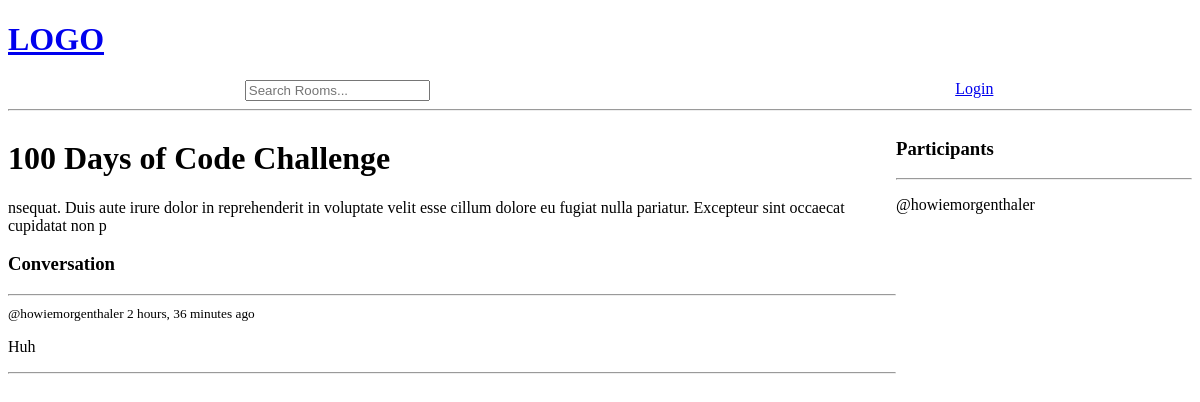
The app's page /room/2 with its own data.
### base/models.py (models this page shows, shortened)
class Room(models.Model):
    host = models.ForeignKey(User, on_delete=models.SET_NULL, null=True)
    topic = models.ForeignKey(Topic, on_delete=models.SET_NULL, null=True)
    name = models.CharField(max_length=200)
    description = models.TextField(null=True, blank=True)
    participants = models.ManyToManyField(User, related_name='participants', blank=True)
    updated = models.DateTimeField(auto_now=True)
    created = models.DateTimeField(auto_now_add=True)
    class Meta:
        ordering = ['-updated', '-created']

class Message(models.Model):
    user = models.ForeignKey(User, on_delete=models.CASCADE)
    room = models.ForeignKey(Room, on_delete=models.CASCADE)
    body = models.TextField()
    updated = models.DateTimeField(auto_now=True)
    created = models.DateTimeField(auto_now_add=True)
    class Meta:
        ordering = ['-updated', '-created']

### base/views.py (the view, shortened to what this page needs)
# urls.py: path('room/<int:pk>', views.room,name="room"),
def room(request,pk):
    room = Room.objects.get(id=pk)
    room_messages = room.message_set.all()
    participants = room.participants.all()
    context = {'room': room, 'room_messages': room_messages, 'participants': participants}
    return render(request,'base/room.html', context)

### base/templates/base/room.html (shortened to what this page needs)
{% extends 'main.html' %}
{% load static %}
{% block content%}
<div class="room-container">
    <div>
        <h1>{{room.name}}</h1>
        <p>{{room.description}}</p>
        <div class="comment-wrapper">
            <h3>Conversation</h3>
            <hr>
            {% for message in room_messages %}
            <div>
                <small>@{{message.user}} {{message.created|timesince}} ago</small>
                <p>{{message.body}}</p>
                <hr>
            </div>
            {% endfor %}
        </div>
    </div>
    <div>
        <h3>Participants</h3>
        <hr>
        {% for user in participants%}
            <div>
               <p>@{{user.username}}</p>
            </div>
        {% endfor %}
    </div>
</div>
{% endblock content %}

### base/static/css/homeStyle.css (style rules this page uses)
.room-container { display: grid; grid-template-columns: 3fr 1fr; }

### records on screen
Room: name "100 Days of Code Challenge", description "nsequat. Duis aute irure dolor in reprehenderit in voluptate velit esse cillum dolore eu fugiat nulla pariatur. Excepteur sint occaecat cupidatat non p"
Message: user "howiemorgenthaler", created "2 hours, 36 minutes", body "Huh"

### other values on screen
{{ user.username }} "howiemorgenthaler"
